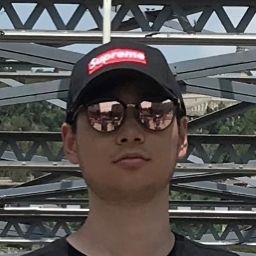
#> input picture code/t4.JPG, 256 x 256 px
$ python cv1.4.py
#> lines starting #> are read from the running program, lines starting #| are printed output that depends on the picture
# %%

import math
import numpy as np
import matplotlib.pyplot as plt

a = plt.imread('t4.JPG')
#> a is the input picture: shape (256, 256, 3); mean R, G, B 86.9, 83.8, 82.4
b = np.dot(a[:, :, :3], [0.299, 0.587, 0.114])  # get the grayscale image
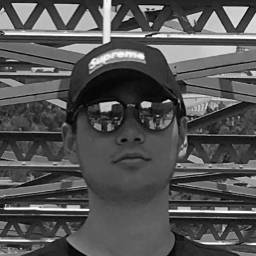
#> b: shape (256, 256) float64; min 0.94, max 255, mean 84.5
plt.subplot(1, 2, 1)
plt.title('Grayscale')
plt.imshow(b, cmap='gray')
plt.imsave('gray.jpg', b, cmap='gray')
plt.subplot(1, 2, 2)
plt.title('Original')
plt.imshow(a)
plt.show()
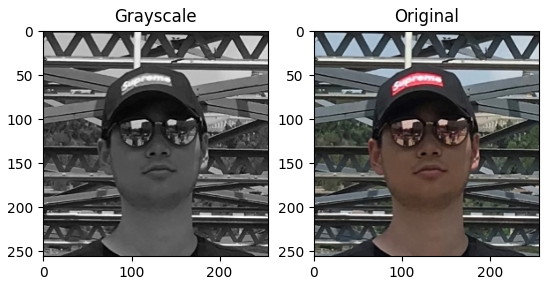
#> figure drawn by matplotlib, 2 panels
# %%
c = 15 * np.random.randn(256,
                         256) + b  # get the Gaussian noise with zero mean, and standard deviation of 15 and add it on original img
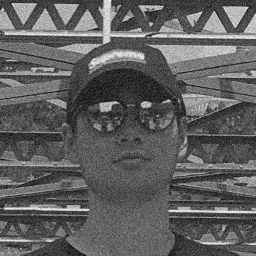
#> c: shape (256, 256) float64; min -38.17, max 289.5, mean 84.5; drawn with min black and max white
plt.title('Gaussian noise')
plt.imshow(c, cmap='gray')
plt.show()
# %%

plt.subplot(2, 1, 1)
plt.hist(b.flatten(), 256, density=1)
plt.title('Original')
plt.subplot(2, 1, 2)
plt.hist(c.flatten(), 256, density=1)  # plot the histogram of both two img
plt.title('Gaussian noise')
plt.show()
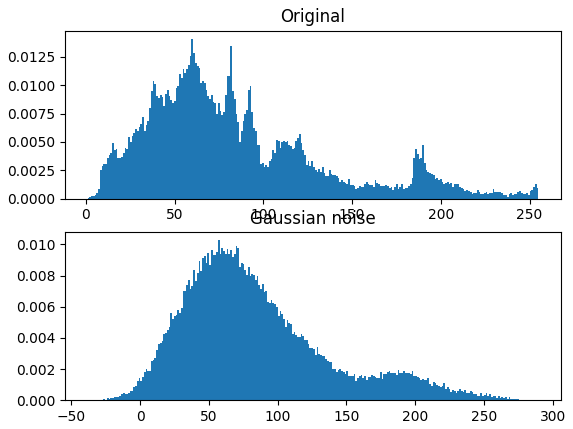
#> figure drawn by matplotlib, 2 panels; panel 1: tallest bar 0.0141 high, from x = 59.49 to 60.49; panel 2: tallest bar 0.0103 high, from x = 56.55 to 57.83

# %%


class my_gauss_filter:
    def __init__(self, src, size, sigma=1.0):
        self.size = size  # create attributes and methods
        self.src = src
        self.sigma = sigma
        self.h, self.w, self.sum = 0, 0, 0
        self.kernel = np.zeros((size, size), np.float32)
        self.dst = np.array([0])
        self.gauss_kernel()
        self.get_size()
        self.my_gauss_filter()

    def gauss_kernel(self):
        for i in range(self.size):
            for j in range(self.size):
                norm = math.pow(i - 1, 2) + pow(j - 1, 2)
                self.kernel[i, j] = math.exp(-norm / (2 * math.pow(self.sigma, 2)))  # Gaussian function
        sum = np.sum(self.kernel)  # sum the applied pixels
        self.kernel = self.kernel / sum  # divided by sum to get Gaussian filter
        return

    def get_size(self):
        self.h, self.w = self.src.shape[0], self.src.shape[1]  # get the width and height of source img
#> self.h = 256; self.w = 256
        self.dst = np.zeros((self.h, self.w))  # create a blank ndarray
        return

    def my_gauss_filter(self):
        for i in range(self.h - 4):
            for j in range(self.w - 4):
                self.sum = 0
                for k in range(5):
                    for l in range(5):
                        self.sum += self.src[i + k, j + l] * self.kernel[k, l]  # Convolution
                self.dst[i + 2, j + 2] = self.sum  # put convoluted pixels to the blank ndarray
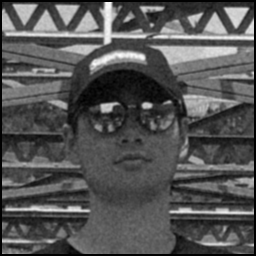
#> self.dst: shape (256, 256) float64; min -1.11, max 249.3, mean 82; drawn with min black and max white
        return plt.imshow(self.dst, cmap='gray')  # plot de-noised img


# %%

plt.subplot(2, 2, 1)
exp1 = my_gauss_filter(c, 5, sigma=1)  # test the different standard deviation
plt.title('sigma=1')
plt.subplot(2, 2, 2)
exp6 = my_gauss_filter(c, 5, sigma=6)
#> after the loop in my_gauss_filter (call 2), `for i in range(self.h - 4):`:
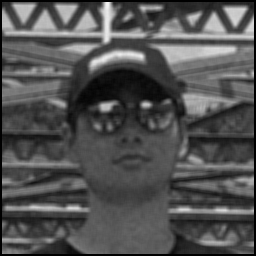
#> self.dst: shape (256, 256) float64; min 0, max 243.2, mean 82.1
plt.title('sigma=6')
plt.subplot(2, 2, 3)
exp11 = my_gauss_filter(c, 5, sigma=11)
plt.title('sigma=11')
plt.subplot(2, 2, 4)
exp16 = my_gauss_filter(c, 5, sigma=16)
plt.title('sigma=16')
plt.show()

# %%

import cv2

plt.subplot(1, 2, 1)
d = cv2.GaussianBlur(c, (5, 5), 1)  # in-build function of Gaussian filter
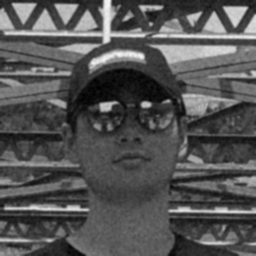
#> d: shape (256, 256) float64; min 0.49, max 246.2, mean 84.5
plt.title('inbuilt function')
plt.imshow(d, cmap='gray')
plt.subplot(1, 2, 2)
plt.title('my_gauss_filter')
exp1 = my_gauss_filter(c, 5, sigma=1)  # compare my function and buildin function
plt.show()
# %%
